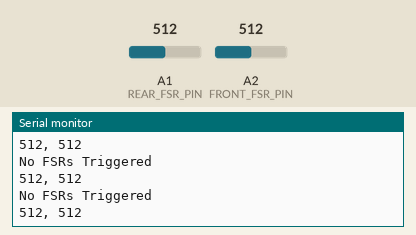
Recording of a sketch running on a simulated Arduino Uno, built with avr-gcc and run on an emulated ATmega328P. Shown: the last lines printed to the serial monitor. Inputs (shaded band) come from the test bench; at power-on: A1 (REAR_FSR_PIN) = 512, A2 (FRONT_FSR_PIN) = 512.

Above: at 1.2 s.
1.3 s: A1 (REAR_FSR_PIN) set to 910
At 1.72 s:
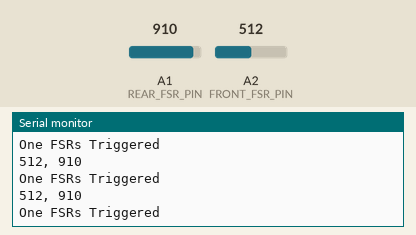
2.9 s: A2 (FRONT_FSR_PIN) set to 910
At 3.64 s:
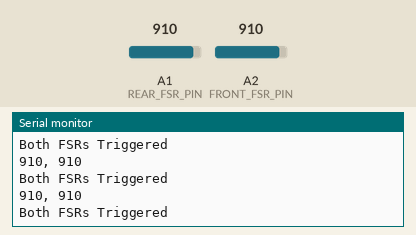
4.5 s: A1 (REAR_FSR_PIN) set to 900
At 4.55 s:
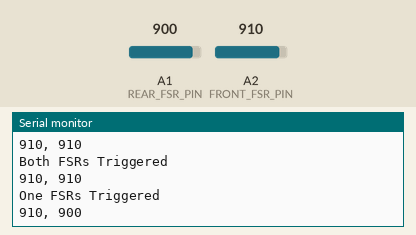
6.0 s: A2 (FRONT_FSR_PIN) set to 900
At 6.47 s:
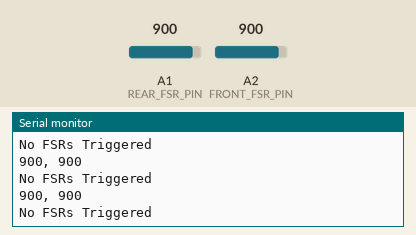
Timing chart, 0 to 8.5 s (numbered marks = the images above; inputs shaded):
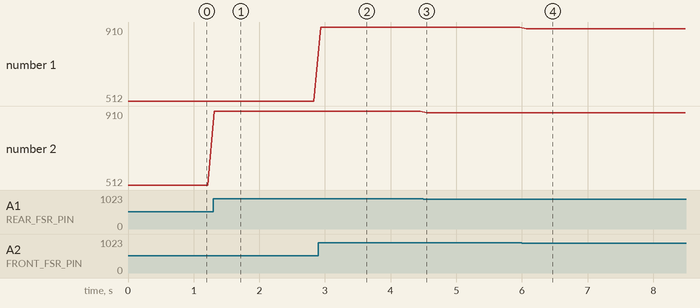

Measured:
- after the input at 1.3 s, the serial monitor: prints a new line at once (image 1)
- after the input at 2.9 s, the serial monitor: prints a new line at once (image 2)
- after the input at 4.5 s, the serial monitor: prints a new line after 0.05 s (image 3)
- after the input at 6.0 s, the serial monitor: prints a new line after 0.06 s (image 4)
- plotted number 2: 512 → 910 after the input at 1.3 s, 910 → 900 after the input at 4.5 s

The sketch:

FSR_Test.ino
```cpp
#define FRONT_FSR_PIN A2
#define REAR_FSR_PIN A1

void setup() {

       Serial.begin(115200);
}

void loop() {
  if(isFSRTriggered(FRONT_FSR_PIN) && isFSRTriggered(REAR_FSR_PIN)) {
    Serial.println("Both FSRs Triggered");
  } else if(isFSRTriggered(FRONT_FSR_PIN) || isFSRTriggered(REAR_FSR_PIN)) {
    Serial.println("One FSRs Triggered");
  } else {
    Serial.println("No FSRs Triggered");
  }

  Serial.print(analogRead(FRONT_FSR_PIN));
  Serial.print(", ");
  Serial.println(analogRead(REAR_FSR_PIN));


  //Serial.println("LEDs off");
  delay(100);
}

boolean isFSRTriggered(int pin) {
  return analogRead(pin) > 900;
}
```
